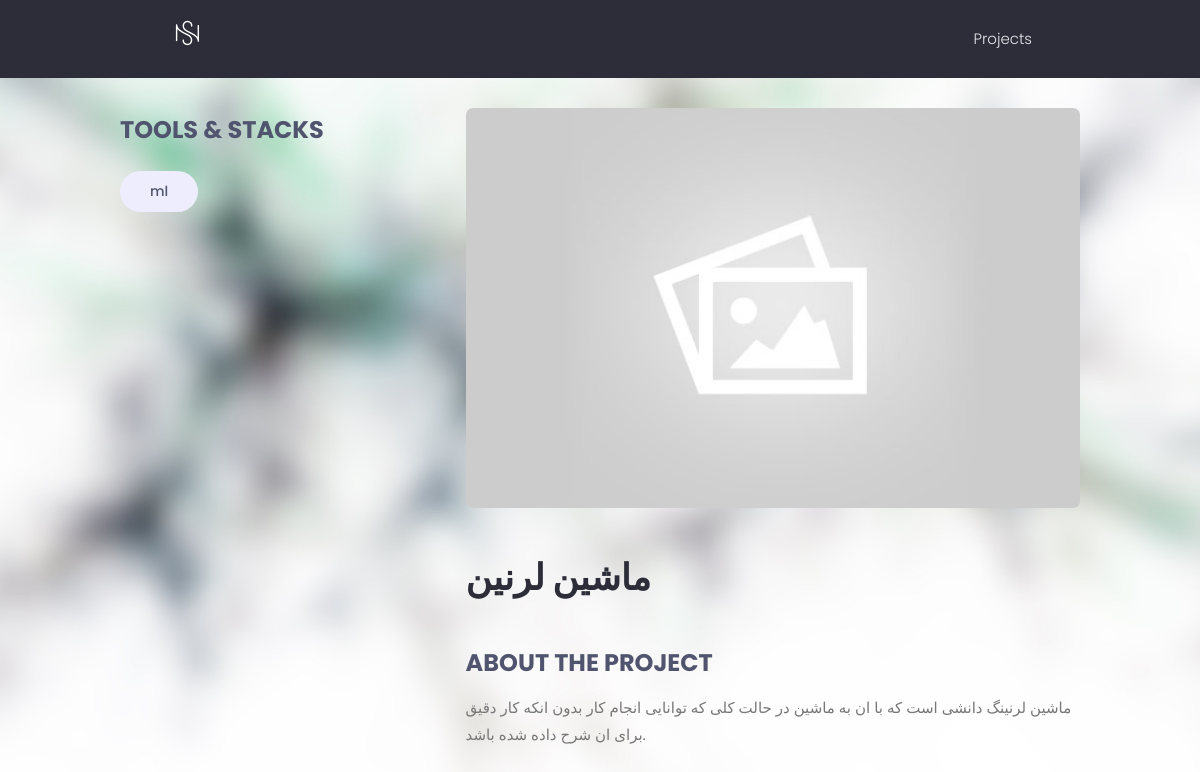
/projects/project/a8506ed27ce14040af141455d69d9ff2/, run on the app's committed database.
### projects/models.py (models this page shows, shortened)
class Tag(models.Model):
    name = models.CharField(max_length=200)
    created = models.DateTimeField(auto_now_add=True)
    id = models.UUIDField(default=uuid.uuid4, unique=True,
                          primary_key=True, editable=False)
    def __str__(self):
        return self.name

class Project(models.Model):
    owner = models.ForeignKey(
        Profile, null=True, blank=True, on_delete=models.CASCADE)
    title = models.CharField(max_length=200)
    description = RichTextUploadingField(null=True, blank=True)
    featured_image = models.ImageField(
        null=True, blank=True, default="default.jpg")
    demo_link = models.CharField(max_length=2000, null=True, blank=True)
    source_link = models.CharField(max_length=2000, null=True, blank=True)
    tags = models.ManyToManyField('Tag', blank=True)
    vote_total = models.IntegerField(default=0, null=True, blank=True)
    vote_ratio = models.IntegerField(default=0, null=True, blank=True)
    created = models.DateTimeField(auto_now_add=True)
    id = models.UUIDField(default=uuid.uuid4, unique=True,
                          primary_key=True, editable=False)
    class Meta:
        ordering = ['-vote_ratio', '-vote_total', 'title']
    @property
    def imageURL(self):
        try:
            url = self.featured_image.url
        except:
            url = ''
        return url

### projects/views.py (the view, shortened to what this page needs)
# urls.py: path('project/<str:pk>/', views.project, name="project"),
def project(request, pk):
    try:
        projectObj = Project.objects.get(id=pk)
    except:
        raise Http404()
    form = ReviewForm()
    return render(request, 'projects/single-project.html', {'project': projectObj, 'form': form})

### projects/templates/projects/single-project.html (shortened to what this page needs)
{% extends 'main.html' %}
{% block content %}
<main class="singleProject my-md">
    <div class="container">
        <div class="layout">
            <div class="column column--1of3">
                <h3 class="singleProject__subtitle">Tools & Stacks</h3>
                <div class="singleProject__toolStack">
                    {% for tag in project.tags.all %}
                    <span class="tag tag--pill tag--sub tag--lg">
                        <small>{{tag}}</small>
                    </span>
                    {% endfor %}
                </div>
            </div>
            <div class="column column--2of3">
                <img class="singleProject__preview" src="{{ project.imageURL }}" alt="portfolio thumbnail" />
                <h2 class="singleProject__title">{{project.title}}</h2>
                <h3 class="singleProject__subtitle">About the Project</h3>
                <div class="singleProject__info">
                    {{project.description|safe}}
                </div>
            </div>
        </div>
    </div>
</main>
{% endblock %}

### static/styles/app.css (style rules this page uses)
:root { --color-sub: #2d2d39; }
img { width: 100%; }
.singleProject .column--1of3 { order: 2; }
@media screen and (min-width: 1081px) { .singleProject .column--1of3 { order: 1; } }
@media screen and (min-width: 1081px) { .singleProject .column--2of3 { order: 2; } }
.singleProject__toolStack { margin-top: 2rem; margin-bottom: 4rem; }
.singleProject__preview { height: 50vh; object-fit: cover; object-position: top center; margin-bottom: 3rem; border-radius: 0.7rem; }
.singleProject__title { font-size: 3.6rem; font-weight: 700; color: var(--color-sub); margin-bottom: 3rem; }
.singleProject__subtitle { text-transform: uppercase; font-size: 2.4rem; font-weight: 700; color: var(--color-sub-light); margin-bottom: 1rem; }

### static/styles/style.css (style rules this page uses)
@media only screen and (max-device-width: 1600px) { .bgimg { background-attachment: scroll;min-height: 400px; } }
body, html { height: 100%;color: #777;line-height: 1.8; }
.bgimg { background-attachment: fixed; background-position: center; background-repeat: no-repeat;background-size: cover; }
.bgimg-1 { background-image: url('/static/images/background/blurspickingneuralnetwork.jpeg');min-height: 100%; }

### static/uikit/styles/modules/_variables.css (style rules this page uses)
:root { --color-main: #5aa5b9; --color-main-light: #e6faff; --color-sub: #3f4156; --color-sub-light: #51546e; --color-sub-lighter: #ededfd; --color-text: #000; --color-gray: #8b8b8b; --color-light: #e5e7eb; --color-light-gray: #767676; --color-bg: #f8fafd; --color-white: #fffefd; --color-white-light: #f3f3f3; --color-success: #359e64; --color-success-bg: #def8e8; --color-error: #fc4b0b; --color-error-bg: #fff2ee; --font-base: 'Poppins', arial, helvetica, 'Segoe UI', roboto, ubuntu, sans-serif; --font-monospace: 'Fira Code', 'Courier New', courier, monospace; --font-regular: 300; --font-medium: 500; --font-bold: 700; --generic-shadow: 1px 1px 5px #00000010; --generic-transition: all 0.3s ease-in-out; }

### static/uikit/styles/modules/_base.css (style rules this page uses)
* { margin: 0; padding: 0; box-sizing: border-box; text-rendering: optimizeLegibility; color: inherit; font-size: inherit; }
html { font-size: 50%; }
@media only screen and (min-width: 480px) { html { font-size: 56.25%; } }
@media only screen and (min-width: 1200px) { html { font-size: 62.5%; } }
body { line-height: 1.6; font-weight: 400; font-size: 1.5rem; color: var(--color-text); background-color: var(--color-bg); min-height: 100vh; }

### static/uikit/styles/modules/_typography.css (style rules this page uses)
* { font-family: var(--font-base); }
h2 { font-size: 3.6rem; font-weight: var(--font-bold); }
h3 { font-size: 3.2rem; font-weight: var(--font-medium); }
p, span, strong { font-size: 1.6rem; color: var(--color-text); font-weight: var(--font-regular); }

### static/uikit/styles/modules/_utilities.css (style rules this page uses)
.container { width: 92%; max-width: 165rem; margin: 0 auto; box-sizing: border-box; }
@media screen and (min-width: 1000px) { .container { width: 90%; } }
@media screen and (min-width: 1200px) { .container { width: 80%; } }
.my-md { margin: 3rem auto; }

### static/uikit/styles/modules/_tag.css (style rules this page uses)
.tag { display: inline-flex; align-items: center; background-color: var(--color-sub); height: -webkit-fit-content; height: -moz-fit-content; height: fit-content; width: -webkit-fit-content; width: -moz-fit-content; width: fit-content; border-radius: 0.5rem; padding: 0.5rem 1.5rem; font-size: 1.2rem; cursor: pointer; }
.tag > small { color: var(--color-white); }
.tag--pill { border-radius: 5rem; }
.tag--sub, .tag--sub > small { background: var(--color-sub-lighter); color: var(--color-sub-light); font-weight: 500; }
.tag--lg { padding: 0.8rem 3rem; font-size: 1.4rem; }

### static/uikit/styles/modules/_layout.css (style rules this page uses)
.layout { display: flex; flex-flow: row wrap; justify-content: space-between; }
.layout > .column { margin-bottom: 3rem; }
.layout > .column.column--1of3 { flex-basis: 30%; }
.layout > .column.column--2of3 { flex-basis: 64%; }

### data on the page
Tag: name "ml"
Project: imageURL (placeholder picture), title "ماشین لرنین", description "ماشین لرنینگ دانشی است که با ان به ماشین در حالت کلی که توانایی انجام کار بدون انکه کار دقیق برای ان شرح داده شده باشد."
